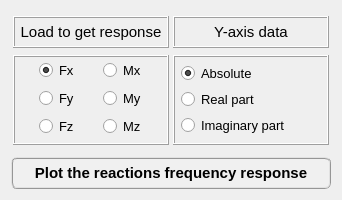
        <widget class="QWidget" name="tab_plot">
         <attribute name="title">
          <string>Plot</string>
         </attribute>
         <layout class="QGridLayout" name="gridLayout_10">
          <item row="0" column="0">
           <widget class="QFrame" name="frame_11">
            <property name="maximumSize">
             <size>
              <width>16777215</width>
              <height>140</height>
             </size>
            </property>
            <property name="frameShape">
             <enum>QFrame::NoFrame</enum>
            </property>
            <property name="frameShadow">
             <enum>QFrame::Raised</enum>
            </property>
            <layout class="QGridLayout" name="gridLayout_8">
             <property name="leftMargin">
              <number>0</number>
             </property>
             <property name="topMargin">
              <number>0</number>
             </property>
             <property name="rightMargin">
              <number>0</number>
             </property>
             <property name="bottomMargin">
              <number>0</number>
             </property>
             <property name="spacing">
              <number>0</number>
             </property>
             <item row="0" column="0">
              <widget class="QFrame" name="frame_9">
               <property name="minimumSize">
                <size>
                 <width>0</width>
                 <height>140</height>
                </size>
               </property>
               <property name="frameShape">
                <enum>QFrame::NoFrame</enum>
               </property>
               <property name="frameShadow">
                <enum>QFrame::Raised</enum>
               </property>
               <layout class="QGridLayout" name="gridLayout_7">
                <property name="leftMargin">
                 <number>2</number>
                </property>
                <property name="topMargin">
                 <number>2</number>
                </property>
                <property name="rightMargin">
                 <number>2</number>
                </property>
                <property name="bottomMargin">
                 <number>2</number>
                </property>
                <property name="horizontalSpacing">
                 <number>2</number>
                </property>
                <property name="verticalSpacing">
                 <number>4</number>
                </property>
                <item row="0" column="0">
                 <widget class="QFrame" name="frame_10">
                  <property name="minimumSize">
                   <size>
                    <width>0</width>
                    <height>32</height>
                   </size>
                  </property>
                  <property name="maximumSize">
                   <size>
                    <width>240</width>
                    <height>32</height>
                   </size>
                  </property>
                  <property name="frameShape">
                   <enum>QFrame::Box</enum>
                  </property>
                  <property name="frameShadow">
                   <enum>QFrame::Raised</enum>
                  </property>
                  <layout class="QGridLayout" name="gridLayout_6">
                   <property name="leftMargin">
                    <number>0</number>
                   </property>
                   <property name="topMargin">
                    <number>0</number>
                   </property>
                   <property name="rightMargin">
                    <number>0</number>
                   </property>
                   <property name="bottomMargin">
                    <number>0</number>
                   </property>
                   <property name="spacing">
                    <number>0</number>
                   </property>
                   <item row="0" column="0">
                    <widget class="QLabel" name="label_3">
                     <property name="enabled">
                      <bool>true</bool>
                     </property>
                     <property name="sizePolicy">
                      <sizepolicy hsizetype="Preferred" vsizetype="Expanding">
                       <horstretch>0</horstretch>
                       <verstretch>0</verstretch>
                      </sizepolicy>
                     </property>
                     <property name="minimumSize">
                      <size>
                       <width>80</width>
                       <height>25</height>
                      </size>
                     </property>
                     <property name="maximumSize">
                      <size>
                       <width>237</width>
                       <height>25</height>
                      </size>
                     </property>
                     <property name="font">
                      <font>
                       <pointsize>11</pointsize>
                       <weight>50</weight>
                       <bold>false</bold>
                      </font>
                     </property>
                     <property name="frameShape">
                      <enum>QFrame::NoFrame</enum>
                     </property>
                     <property name="frameShadow">
                      <enum>QFrame::Raised</enum>
                     </property>
                     <property name="text">
                      <string>Load to get response</string>
                     </property>
                     <property name="textFormat">
                      <enum>Qt::AutoText</enum>
                     </property>
                     <property name="scaledContents">
                      <bool>false</bool>
                     </property>
                     <property name="alignment">
                      <set>Qt::AlignCenter</set>
                     </property>
                     <property name="wordWrap">
                      <bool>false</bool>
                     </property>
                     <property name="indent">
                      <number>0</number>
                     </property>
                    </widget>
                   </item>
                  </layout>
                 </widget>
                </item>
                <item row="1" column="0">
                 <widget class="QFrame" name="frame_5">
                  <property name="minimumSize">
                   <size>
                    <width>0</width>
                    <height>90</height>
                   </size>
                  </property>
                  <property name="maximumSize">
                   <size>
                    <width>16777215</width>
                    <height>90</height>
                   </size>
                  </property>
                  <property name="frameShape">
                   <enum>QFrame::Box</enum>
                  </property>
                  <property name="frameShadow">
                   <enum>QFrame::Raised</enum>
                  </property>
                  <layout class="QGridLayout" name="gridLayout">
                   <property name="leftMargin">
                    <number>2</number>
                   </property>
                   <property name="topMargin">
                    <number>2</number>
                   </property>
                   <property name="rightMargin">
                    <number>2</number>
                   </property>
                   <property name="bottomMargin">
                    <number>2</number>
                   </property>
                   <property name="horizontalSpacing">
                    <number>2</number>
                   </property>
                   <item row="0" column="0">
                    <widget class="QRadioButton" name="radioButton_Fx">
                     <property name="maximumSize">
                      <size>
                       <width>40</width>
                       <height>16777215</height>
                      </size>
                     </property>
                     <property name="font">
                      <font>
                       <family>MS Shell Dlg 2</family>
                       <pointsize>10</pointsize>
                       <weight>50</weight>
                       <italic>false</italic>
                       <bold>false</bold>
                      </font>
                     </property>
                     <property name="text">
                      <string>Fx</string>
                     </property>
                     <property name="checked">
                      <bool>true</bool>
                     </property>
                    </widget>
                   </item>
                   <item row="0" column="1">
                    <widget class="QRadioButton" name="radioButton_Mx">
                     <property name="maximumSize">
                      <size>
                       <width>40</width>
                       <height>16777215</height>
                      </size>
                     </property>
                     <property name="font">
                      <font>
                       <family>MS Shell Dlg 2</family>
                       <pointsize>10</pointsize>
                       <weight>50</weight>
                       <italic>false</italic>
                       <bold>false</bold>
                      </font>
                     </property>
                     <property name="text">
                      <string>Mx</string>
                     </property>
                     <property name="checked">
                      <bool>false</bool>
                     </property>
                    </widget>
                   </item>
                   <item row="1" column="0">
                    <widget class="QRadioButton" name="radioButton_Fy">
                     <property name="maximumSize">
                      <size>
                       <width>40</width>
                       <height>16777215</height>
                      </size>
                     </property>
                     <property name="font">
                      <font>
                       <family>MS Shell Dlg 2</family>
                       <pointsize>10</pointsize>
                       <weight>50</weight>
                       <italic>false</italic>
                       <bold>false</bold>
                      </font>
                     </property>
                     <property name="text">
                      <string>Fy</string>
                     </property>
                     <property name="checkable">
                      <bool>true</bool>
                     </property>
                     <property name="checked">
                      <bool>false</bool>
                     </property>
                    </widget>
                   </item>
                   <item row="1" column="1">
                    <widget class="QRadioButton" name="radioButton_My">
                     <property name="maximumSize">
                      <size>
                       <width>40</width>
                       <height>16777215</height>
                      </size>
                     </property>
                     <property name="font">
                      <font>
                       <family>MS Shell Dlg 2</family>
                       <pointsize>10</pointsize>
                       <weight>50</weight>
                       <italic>false</italic>
                       <bold>false</bold>
                      </font>
                     </property>
                     <property name="text">
                      <string>My</string>
                     </property>
                     <property name="checked">
                      <bool>false</bool>
                     </property>
                    </widget>
                   </item>
                   <item row="2" column="0">
                    <widget class="QRadioButton" name="radioButton_Fz">
                     <property name="maximumSize">
                      <size>
                       <width>40</width>
                       <height>16777215</height>
                      </size>
                     </property>
                     <property name="font">
                      <font>
                       <family>MS Shell Dlg 2</family>
                       <pointsize>10</pointsize>
                       <weight>50</weight>
                       <italic>false</italic>
                       <bold>false</bold>
                      </font>
                     </property>
                     <property name="text">
                      <string>Fz</string>
                     </property>
                     <property name="checked">
                      <bool>false</bool>
                     </property>
                    </widget>
                   </item>
                   <item row="2" column="1">
                    <widget class="QRadioButton" name="radioButton_Mz">
                     <property name="maximumSize">
                      <size>
                       <width>40</width>
                       <height>16777215</height>
                      </size>
                     </property>
                     <property name="font">
                      <font>
                       <family>MS Shell Dlg 2</family>
                       <pointsize>10</pointsize>
                       <weight>50</weight>
                       <italic>false</italic>
                       <bold>false</bold>
                      </font>
                     </property>
                     <property name="text">
                      <string>Mz</string>
                     </property>
                     <property name="checked">
                      <bool>false</bool>
                     </property>
                    </widget>
                   </item>
                  </layout>
                 </widget>
                </item>
               </layout>
              </widget>
             </item>
             <item row="0" column="1">
              <widget class="QFrame" name="frame_8">
               <property name="frameShape">
                <enum>QFrame::NoFrame</enum>
               </property>
               <property name="frameShadow">
                <enum>QFrame::Raised</enum>
               </property>
               <layout class="QGridLayout" name="gridLayout_5">
                <property name="leftMargin">
                 <number>2</number>
                </property>
                <property name="topMargin">
                 <number>2</number>
                </property>
                <property name="rightMargin">
                 <number>2</number>
                </property>
                <property name="bottomMargin">
                 <number>2</number>
                </property>
                <property name="horizontalSpacing">
                 <number>2</number>
                </property>
                <property name="verticalSpacing">
                 <number>4</number>
                </property>
                <item row="0" column="0">
                 <widget class="QFrame" name="frame_7">
                  <property name="minimumSize">
                   <size>
                    <width>0</width>
                    <height>32</height>
                   </size>
                  </property>
                  <property name="maximumSize">
                   <size>
                    <width>16777215</width>
                    <height>32</height>
                   </size>
                  </property>
                  <property name="frameShape">
                   <enum>QFrame::Box</enum>
                  </property>
                  <property name="frameShadow">
                   <enum>QFrame::Raised</enum>
                  </property>
                  <layout class="QGridLayout" name="gridLayout_4">
                   <property name="leftMargin">
                    <number>0</number>
                   </property>
                   <property name="topMargin">
                    <number>0</number>
                   </property>
                   <property name="rightMargin">
                    <number>0</number>
                   </property>
                   <property name="bottomMargin">
                    <number>0</number>
                   </property>
                   <property name="spacing">
                    <number>0</number>
                   </property>
                   <item row="0" column="0">
                    <widget class="QLabel" name="label_8">
                     <property name="enabled">
                      <bool>true</bool>
                     </property>
                     <property name="sizePolicy">
                      <sizepolicy hsizetype="Preferred" vsizetype="Expanding">
                       <horstretch>0</horstretch>
                       <verstretch>0</verstretch>
                      </sizepolicy>
                     </property>
                     <property name="minimumSize">
                      <size>
                       <width>120</width>
                       <height>25</height>
                      </size>
                     </property>
                     <property name="maximumSize">
                      <size>
                       <width>171</width>
                       <height>25</height>
                      </size>
                     </property>
                     <property name="font">
                      <font>
                       <family>MS Shell Dlg 2</family>
                       <pointsize>11</pointsize>
                       <weight>50</weight>
                       <italic>false</italic>
                       <bold>false</bold>
                      </font>
                     </property>
                     <property name="frameShape">
                      <enum>QFrame::NoFrame</enum>
                     </property>
                     <property name="frameShadow">
                      <enum>QFrame::Raised</enum>
                     </property>
                     <property name="text">
                      <string>Y-axis data</string>
                     </property>
                     <property name="textFormat">
                      <enum>Qt::AutoText</enum>
                     </property>
                     <property name="scaledContents">
                      <bool>false</bool>
                     </property>
                     <property name="alignment">
                      <set>Qt::AlignCenter</set>
                     </property>
                     <property name="wordWrap">
                      <bool>false</bool>
                     </property>
                     <property name="indent">
                      <number>0</number>
                     </property>
                    </widget>
                   </item>
                  </layout>
                 </widget>
                </item>
                <item row="1" column="0">
                 <widget class="QFrame" name="frame_4">
                  <property name="minimumSize">
                   <size>
                    <width>0</width>
                    <height>90</height>
                   </size>
                  </property>
                  <property name="maximumSize">
                   <size>
                    <width>16777215</width>
                    <height>90</height>
                   </size>
                  </property>
                  <property name="sizeIncrement">
                   <size>
                    <width>0</width>
                    <height>112</height>
                   </size>
                  </property>
                  <property name="frameShape">
                   <enum>QFrame::Box</enum>
                  </property>
                  <property name="frameShadow">
                   <enum>QFrame::Raised</enum>
                  </property>
                  <layout class="QGridLayout" name="gridLayout_3">
                   <property name="leftMargin">
                    <number>2</number>
                   </property>
                   <property name="topMargin">
                    <number>2</number>
                   </property>
                   <property name="rightMargin">
                    <number>2</number>
                   </property>
                   <property name="bottomMargin">
                    <number>2</number>
                   </property>
                   <property name="spacing">
                    <number>2</number>
                   </property>
                   <item row="0" column="0">
                    <widget class="QRadioButton" name="radioButton_plotAbs">
                     <property name="minimumSize">
                      <size>
                       <width>128</width>
                       <height>0</height>
                      </size>
                     </property>
                     <property name="maximumSize">
                      <size>
                       <width>140</width>
                       <height>20</height>
                      </size>
                     </property>
                     <property name="font">
                      <font>
                       <family>MS Shell Dlg 2</family>
                       <pointsize>10</pointsize>
                       <weight>50</weight>
                       <italic>false</italic>
                       <bold>false</bold>
                      </font>
                     </property>
                     <property name="text">
                      <string>Absolute</string>
                     </property>
                     <property name="iconSize">
                      <size>
                       <width>30</width>
                       <height>30</height>
                      </size>
                     </property>
                     <property name="checked">
                      <bool>true</bool>
                     </property>
                    </widget>
                   </item>
                   <item row="1" column="0">
                    <widget class="QRadioButton" name="radioButton_plotReal">
                     <property name="minimumSize">
                      <size>
                       <width>128</width>
                       <height>0</height>
                      </size>
                     </property>
                     <property name="maximumSize">
                      <size>
                       <width>140</width>
                       <height>20</height>
                      </size>
                     </property>
                     <property name="font">
                      <font>
                       <family>MS Shell Dlg 2</family>
                       <pointsize>10</pointsize>
                       <weight>50</weight>
                       <italic>false</italic>
                       <bold>false</bold>
                      </font>
                     </property>
                     <property name="text">
                      <string>Real part</string>
                     </property>
                    </widget>
                   </item>
                   <item row="2" column="0">
                    <widget class="QRadioButton" name="radioButton_plotImag">
                     <property name="minimumSize">
                      <size>
                       <width>128</width>
                       <height>0</height>
                      </size>
                     </property>
                     <property name="maximumSize">
                      <size>
                       <width>140</width>
                       <height>20</height>
                      </size>
                     </property>
                     <property name="font">
                      <font>
                       <family>MS Shell Dlg 2</family>
                       <pointsize>10</pointsize>
                       <weight>50</weight>
                       <italic>false</italic>
                       <bold>false</bold>
                      </font>
                     </property>
                     <property name="text">
                      <string>Imaginary part</string>
                     </property>
                    </widget>
                   </item>
                  </layout>
                 </widget>
                </item>
               </layout>
              </widget>
             </item>
            </layout>
           </widget>
          </item>
          <item row="1" column="0">
           <widget class="QFrame" name="frame_12">
            <property name="maximumSize">
             <size>
              <width>16777215</width>
              <height>48</height>
             </size>
            </property>
            <property name="frameShape">
             <enum>QFrame::NoFrame</enum>
            </property>
            <property name="frameShadow">
             <enum>QFrame::Raised</enum>
            </property>
            <layout class="QGridLayout" name="gridLayout_9">
             <property name="leftMargin">
              <number>0</number>
             </property>
             <property name="topMargin">
              <number>0</number>
             </property>
             <property name="rightMargin">
              <number>0</number>
             </property>
             <property name="bottomMargin">
              <number>0</number>
             </property>
             <property name="spacing">
              <number>0</number>
             </property>
             <item row="0" column="1">
              <widget class="QPushButton" name="pushButton_plot_reactions_frequency_response">
               <property name="minimumSize">
                <size>
                 <width>320</width>
                 <height>32</height>
                </size>
               </property>
               <property name="font">
                <font>
                 <family>MS Shell Dlg 2</family>
                 <pointsize>11</pointsize>
                 <weight>75</weight>
                 <italic>false</italic>
                 <bold>true</bold>
                </font>
               </property>
               <property name="styleSheet">
                <string notr="true">QPushButton{border-radius: 6px; border-color: rgb(150, 150, 150); border-style: ridge; border-width: 2px; color: rgb(0, 0, 0); background-color: rgb(240, 240, 240); font: 75 bold 11pt &quot;MS Shell Dlg 2&quot;}
QPushButton:hover{border-radius: 6px; border-color: rgb(0, 170, 255); border-style: ridge; border-width: 2px; color: rgb(0, 0, 0); background-color: rgba(174, 213, 255, 100); font: 75 bold 11pt &quot;MS Shell Dlg 2&quot;}
QPushButton:pressed{border-radius: 6px; border-color: rgb(0, 170, 255); border-style: ridge; border-width: 3px; color: rgb(0, 0, 0); background-color: rgb(174, 213, 255); font: 75 bold 11pt &quot;MS Shell Dlg 2&quot;}</string>
               </property>
               <property name="text">
                <string>Plot the reactions frequency response</string>
               </property>
              </widget>
             </item>
             <item row="0" column="0">
              <widget class="QFrame" name="frame_13">
               <property name="frameShape">
                <enum>QFrame::NoFrame</enum>
               </property>
               <property name="frameShadow">
                <enum>QFrame::Raised</enum>
               </property>
              </widget>
             </item>
             <item row="0" column="2">
              <widget class="QFrame" name="frame_14">
               <property name="frameShape">
                <enum>QFrame::NoFrame</enum>
               </property>
               <property name="frameShadow">
                <enum>QFrame::Raised</enum>
               </property>
              </widget>
             </item>
            </layout>
           </widget>
          </item>
         </layout>
        </widget>
